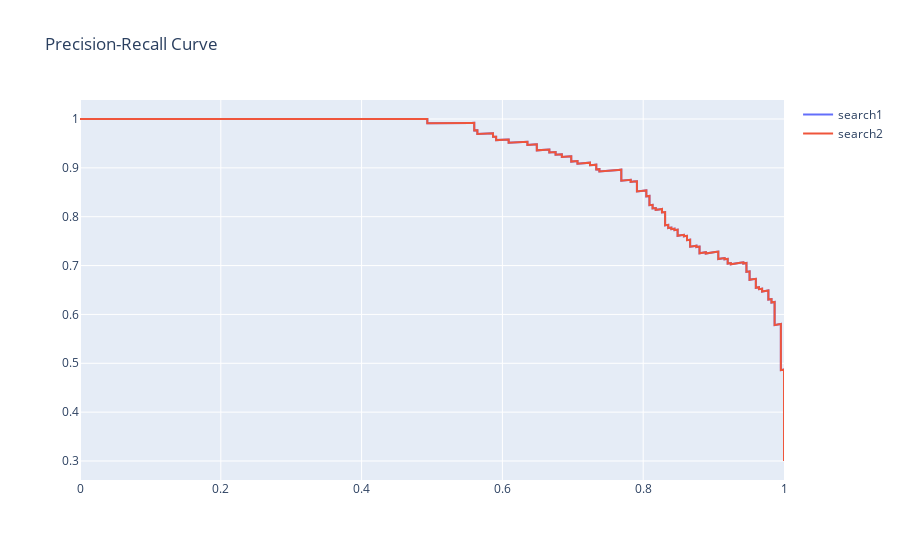

Notebook code for this chart:
### Code cell
plt1['pr'].show()

### Figure 1 — Plotly figure (JSON) as saved in the notebook; plotly's stock layout.template omitted (floating-point values rounded to 4 significant figures; data arrays with more than 128 entries replaced by an {"elided": "..."} marker saying what was removed)
{"data": [{"mode": "lines", "name": "search1", "type": "scatter", "x": {"elided": "676 float values"}, "y": {"elided": "676 float values"}}, {"mode": "lines", "name": "search2", "type": "scatter", "x": {"elided": "676 float values"}, "y": {"elided": "676 float values"}}], "layout": {"title": {"text": "Precision-Recall Curve"}}}
